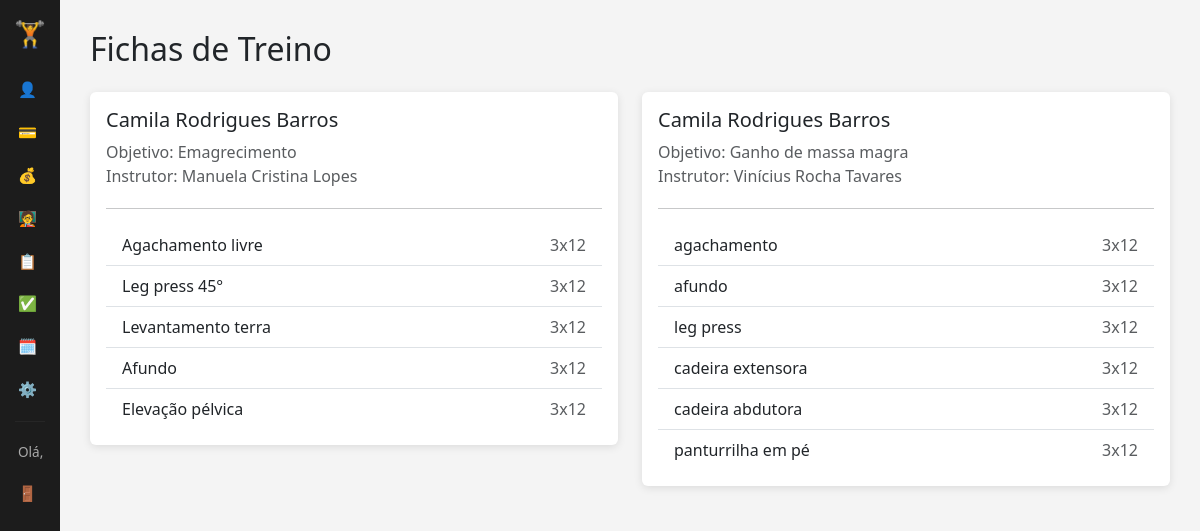
Page /fichas-treino/ (signed in) on the committed database.
### alunos/models.py (models this page shows, shortened)
class FichaTreino(models.Model):
    aluno = models.ForeignKey(Aluno, on_delete=models.CASCADE, related_name="fichas")
    instrutor = models.ForeignKey(Instrutor, on_delete=models.SET_NULL, null=True)
    objetivo = models.CharField(max_length=100, blank=True)
    criada_em = models.DateField(auto_now_add=True)

class Aluno(models.Model):
    usuario = models.OneToOneField(User, on_delete=models.CASCADE, null=True, blank=True)
    nome = models.CharField(max_length=100)
    email = models.EmailField()
    data_cadastro = models.DateField(auto_now_add=True)

class Instrutor(models.Model):
    nome = models.CharField(max_length=100)
    email = models.EmailField()
    especialidade = models.CharField(max_length=100, help_text="Ex: Musculação, Funcional, Natação")

class ExercicioFicha(models.Model):
    ficha = models.ForeignKey(FichaTreino, on_delete=models.CASCADE, related_name="exercicios")
    nome = models.CharField(max_length=100)
    series = models.PositiveIntegerField(default=3)
    repeticoes = models.PositiveIntegerField(default=12)

### alunos/views.py (the view)
# urls.py: path("fichas-treino/", views.lista_fichas, name="lista_fichas"),
@admin_required
def lista_fichas(request):
    fichas = FichaTreino.objects.select_related("aluno", "instrutor").prefetch_related("exercicios").all()
    return render(request, "alunos/lista_fichas.html", {"fichas": fichas})

### alunos/templates/alunos/lista_fichas.html (shortened to what this page needs)
{% extends "alunos/base.html" %}
{% block content %}
<h2 class="mb-4">Fichas de Treino</h2>
<div class="row">
    {% for ficha in fichas %}
    <div class="col-md-6 mb-4">
        <div class="card p-3">
            <h5>{{ ficha.aluno.nome }}</h5>
            <p class="text-muted mb-1">
                Objetivo: {{ ficha.objetivo|default:"Não informado" }}<br>
                Instrutor: {{ ficha.instrutor.nome|default:"Não atribuído" }}
            </p>
            <hr>
            <ul class="list-group list-group-flush">
                {% for ex in ficha.exercicios.all %}
                <li class="list-group-item d-flex justify-content-between">
                    <span>{{ ex.nome }}</span>
                    <span class="text-muted">{{ ex.series }}x{{ ex.repeticoes }}</span>
                </li>
                {% empty %}
                <li class="list-group-item text-muted">Nenhum exercício cadastrado.</li>
                {% endfor %}
            </ul>
        </div>
    </div>
    {% empty %}
    <p>Nenhuma ficha de treino cadastrada ainda.</p>
    {% endfor %}
</div>
{% endblock %}

### alunos/templates/alunos/base.html (shortened to what this page needs)
<!DOCTYPE html>
<html lang="pt-br">
<head>
    <link href="https://cdn.jsdelivr.net/npm/bootstrap@5.3.3/dist/css/bootstrap.min.css" rel="stylesheet">
</head>
<body class="{% block body_class %}{% endblock %}">
    {% block sidebar %}
    <div class="sidebar">
        <div class="logo">🏋️</div>
        {% if user.is_staff %}
            <a href="{% url 'lista_alunos' %}">👤<span class="label">Alunos</span></a>
            <a href="{% url 'lista_planos' %}">💳<span class="label">Planos</span></a>
            <a href="{% url 'lista_pagamentos' %}">💰<span class="label">Pagamentos</span></a>
            <a href="{% url 'lista_instrutores' %}">🧑‍🏫<span class="label">Instrutores</span></a>
            <a href="{% url 'lista_fichas' %}">📋<span class="label">Fichas de Treino</span></a>
            <a href="{% url 'lista_checkins' %}">✅<span class="label">Frequência</span></a>
            <a href="{% url 'lista_aulas' %}">🗓️<span class="label">Aulas</span></a>
            <a href="{% url 'admin:index' %}">⚙️<span class="label">Painel de cadastro</span></a>
        {% endif %}
        <hr>
        {% if user.is_authenticated %}
            <div class="user-info">Olá, <span class="label">{{ user.username }}</span></div>
            <a href="{% url 'aluno_logout' %}">🚪<span class="label">Sair</span></a>
        {% else %}
            <a href="{% url 'aluno_login' %}">🔑<span class="label">Entrar como aluno</span></a>
            <a href="{% url 'admin:login' %}">🔑<span class="label">Entrar como administrador</span></a>
        {% endif %}
    </div>
    {% endblock %}
    <div class="main-content">
        {% block content %}{% endblock %}
    </div>
</body>
</html>

### alunos/templates/alunos/base.html (style rules this page uses)
body { background-color: #f4f4f4; margin: 0; }
.card { border: none; box-shadow: 0 2px 8px rgba(0,0,0,0.1); }
.sidebar { position: fixed; top: 0; left: 0; bottom: 0; width: 60px; background-color: #1c1c1c; overflow: hidden; white-space: nowrap; transition: width 0.25s ease; z-index: 1000; padding-top: 15px; }
.sidebar .logo { font-size: 1.6rem; text-align: center; margin-bottom: 15px; }
.sidebar a, .sidebar .user-info { display: block; color: white; text-decoration: none; padding: 10px 18px; font-size: 0.95rem; }
.sidebar hr { border-color: #444; margin: 10px 15px; }
.sidebar .user-info { color: #aaa; font-size: 0.85rem; }
.main-content { margin-left: 60px; padding: 30px; }

### rows in the picture
FichaTreino: aluno.nome "Camila Rodrigues Barros", objetivo "Emagrecimento", instrutor.nome "Manuela Cristina Lopes"
ExercicioFicha: nome "Agachamento livre", series "3", repeticoes "12"
ExercicioFicha: nome "Leg press 45°", series "3", repeticoes "12"
ExercicioFicha: nome "Levantamento terra", series "3", repeticoes "12"
ExercicioFicha: nome "Afundo", series "3", repeticoes "12"
ExercicioFicha: nome "Elevação pélvica", series "3", repeticoes "12"
FichaTreino: aluno.nome "Camila Rodrigues Barros", objetivo "Ganho de massa magra", instrutor.nome "Vinícius Rocha Tavares"
ExercicioFicha: nome "agachamento", series "3", repeticoes "12"
ExercicioFicha: nome "afundo", series "3", repeticoes "12"
ExercicioFicha: nome "leg press", series "3", repeticoes "12"
ExercicioFicha: nome "cadeira extensora", series "3", repeticoes "12"
ExercicioFicha: nome "cadeira abdutora", series "3", repeticoes "12"
ExercicioFicha: nome "panturrilha em pé", series "3", repeticoes "12"
